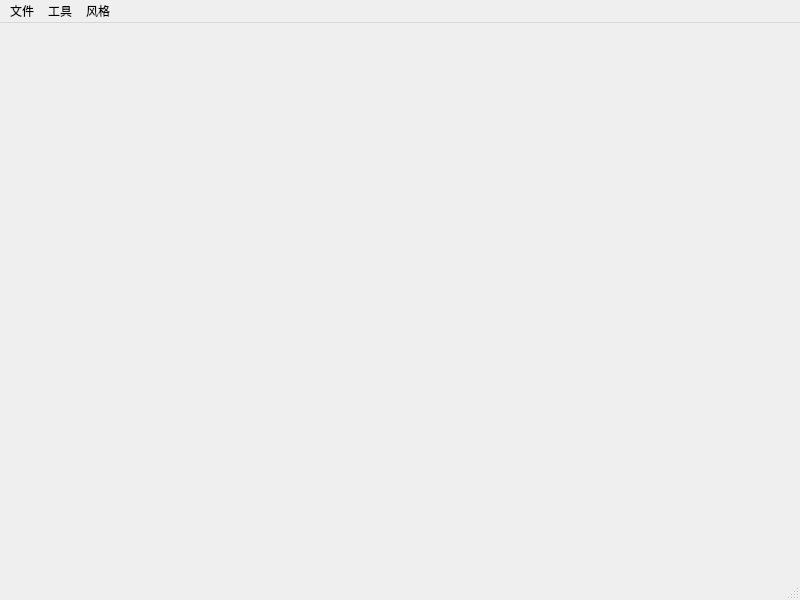
<?xml version="1.0" encoding="UTF-8"?>
<ui version="4.0">
 <class>MainWindow</class>
 <widget class="QMainWindow" name="MainWindow">
  <property name="geometry">
   <rect>
    <x>0</x>
    <y>0</y>
    <width>800</width>
    <height>600</height>
   </rect>
  </property>
  <property name="windowTitle">
   <string>MainWindow</string>
  </property>
  <widget class="QWidget" name="centralwidget"/>
  <widget class="QMenuBar" name="menubar">
   <property name="geometry">
    <rect>
     <x>0</x>
     <y>0</y>
     <width>800</width>
     <height>25</height>
    </rect>
   </property>
   <widget class="QMenu" name="menufile">
    <property name="title">
     <string>文件</string>
    </property>
    <addaction name="actionopentable"/>
    <addaction name="actionclosetable"/>
    <addaction name="actionmarktotabel"/>
    <addaction name="actionsetting"/>
    <addaction name="actionclose"/>
   </widget>
   <widget class="QMenu" name="menutool">
    <property name="title">
     <string>工具</string>
    </property>
    <widget class="QMenu" name="menu">
     <property name="title">
      <string>排列</string>
     </property>
     <addaction name="actionrefresh"/>
     <addaction name="separator"/>
     <addaction name="actionsortbytime"/>
     <addaction name="actionshowmark"/>
    </widget>
    <addaction name="actionadd"/>
    <addaction name="actionremove"/>
    <addaction name="actionedit"/>
    <addaction name="actionsearch"/>
    <addaction name="separator"/>
    <addaction name="menu"/>
    <addaction name="actionrandom"/>
   </widget>
   <widget class="QMenu" name="menustyle">
    <property name="title">
     <string>风格</string>
    </property>
   </widget>
   <addaction name="menufile"/>
   <addaction name="menutool"/>
   <addaction name="menustyle"/>
  </widget>
  <widget class="QStatusBar" name="statusbar"/>
  <action name="actionclose">
   <property name="text">
    <string>退出</string>
   </property>
  </action>
  <action name="actionadd">
   <property name="text">
    <string>添加</string>
   </property>
   <property name="shortcut">
    <string>Ctrl+A</string>
   </property>
  </action>
  <action name="actionopentable">
   <property name="text">
    <string>打开表</string>
   </property>
  </action>
  <action name="actionremove">
   <property name="text">
    <string>删除</string>
   </property>
  </action>
  <action name="actionedit">
   <property name="text">
    <string>修改</string>
   </property>
   <property name="shortcut">
    <string>Ctrl+E</string>
   </property>
  </action>
  <action name="actionsearch">
   <property name="text">
    <string>搜索</string>
   </property>
   <property name="shortcut">
    <string>Ctrl+S</string>
   </property>
  </action>
  <action name="actionrandom">
   <property name="text">
    <string>随机</string>
   </property>
  </action>
  <action name="actionsortbytime">
   <property name="text">
    <string>时间</string>
   </property>
  </action>
  <action name="actionrefresh">
   <property name="text">
    <string>恢复</string>
   </property>
  </action>
  <action name="actionclosetable">
   <property name="text">
    <string>删除表</string>
   </property>
  </action>
  <action name="actionshowmark">
   <property name="text">
    <string>收藏</string>
   </property>
  </action>
  <action name="actionmarktotabel">
   <property name="text">
    <string>收藏转化为新表</string>
   </property>
  </action>
  <action name="actionsetting">
   <property name="text">
    <string>设置</string>
   </property>
  </action>
 </widget>
 <resources/>
 <connections/>
</ui>
